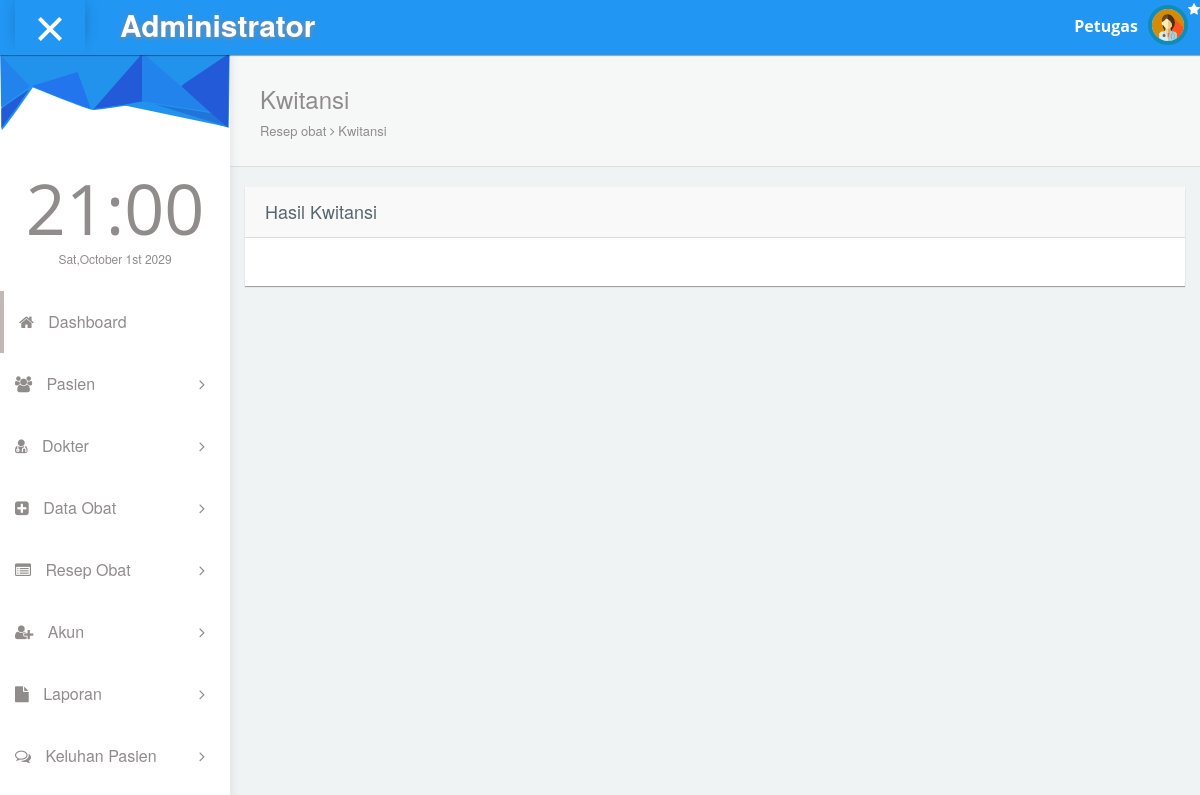
/administrator/pegawai/hasil_kwitansi.php?nama_pasien=maulana, run on an earlier commit of the app's database.
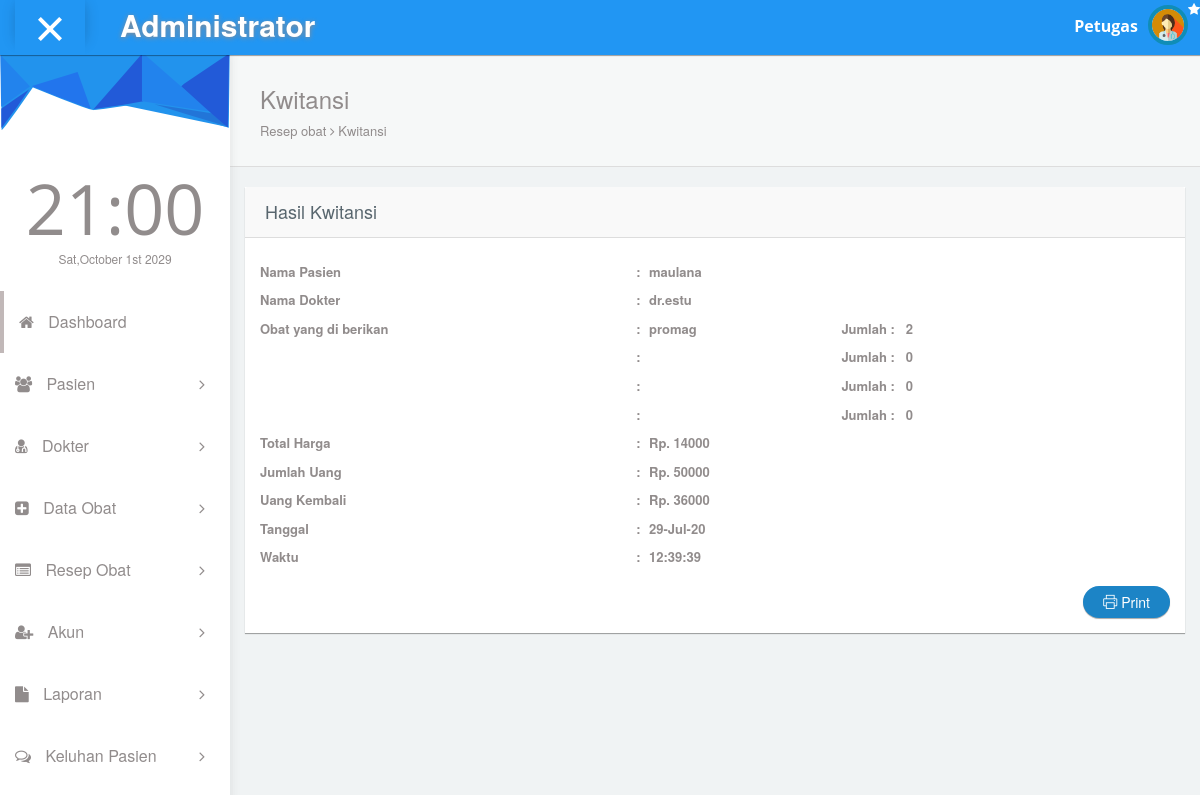
And on a later commit of the database.
### tables this page shows
CREATE TABLE `kwitansi` (
  `id_kwitansi` int(10) NOT NULL,
  `nama_pasien` varchar(20) NOT NULL,
  `nama_dokter` varchar(20) NOT NULL,
  `obat1` varchar(30) NOT NULL,
  `harga1` int(5) NOT NULL,
  `jumlah1` int(3) NOT NULL,
  `obat2` varchar(30) DEFAULT NULL,
  `harga2` int(5) DEFAULT NULL,
  `jumlah2` int(3) DEFAULT NULL,
  `obat3` varchar(30) DEFAULT NULL,
  `harga3` int(5) DEFAULT NULL,
  `jumlah3` int(3) DEFAULT NULL,
  `obat4` varchar(30) DEFAULT NULL,
  `harga4` int(5) DEFAULT NULL,
  `jumlah4` int(3) DEFAULT NULL,
  `jumlah_uang` int(5) NOT NULL,
  `tanggal` varchar(12) NOT NULL,
  `waktu` varchar(10) NOT NULL
);

### administrator/pegawai/hasil_kwitansi.php (the view, shortened to what this page needs)
<!DOCTYPE html>
<html lang="en">
<?php include 'page/head.php'; ?>
<body id="mimin" class="dashboard">
  <?php include 'page/head-nav.php'; ?>
  <div class="container-fluid mimin-wrapper">
    <?php include 'page/left-menu.php'; ?>
    <div id="content">
      <div class="panel box-shadow-none content-header">
        <div class="panel-body">
          <div class="col-md-12">
            <h3 class="animated fadeInLeft">Kwitansi</h3>
            <p class="animated fadeInDown">
             Resep obat <span class="fa-angle-right fa"></span> Kwitansi
           </p>
         </div>
       </div>
     </div>
     <form action="#" method="post">
      <div class="form-element">
        <div class="col-md-12 padding-0">
          <div class="col-md-12">
            <div class="col-md-12 panel">
              <div class="col-md-12 panel-heading">
                <h4>Hasil Kwitansi</h4>
              </div>
              <div class="col-md-12 panel-body">
                <?php
                include 'koneksi.php';
                $nama_pasien = $_GET['nama_pasien'];
                $data = mysqli_query($koneksi,"SELECT * FROM Kwitansi Where nama_pasien ='$nama_pasien' ");
                while($d = mysqli_fetch_array($data)){
                  ?>
                  <table >
                    <tr>
                      <th>Nama Pasien</th>
                      <th>:</th>
                      <th><?php echo $d['nama_pasien']; ?></th>
                    </tr>
                    <tr>
                      <th>Nama Dokter</th>
                      <th>:</th>
                      <th><?php echo $d['nama_dokter']; ?></th>
                    </tr>
                    <tr>
                      <th>Obat yang di berikan</th>
                      <th>:</th>
                      <th><?php echo $d['obat1']; ?><th> &nbsp; &nbsp; Jumlah : &nbsp; <?php echo $d['jumlah1']; ?></th></th>
                    </tr>
                     <tr>
                      <th></th>
                      <th>:</th>
                      <th><?php echo $d['obat2']; ?> <th> &nbsp; &nbsp; Jumlah : &nbsp; <?php echo $d['jumlah2']; ?></th></th>
                    </tr>
                    <tr>
                      <th></th>
                      <th>:</th>
                      <th><?php echo $d['obat3']; ?> <th> &nbsp; &nbsp; Jumlah : &nbsp; <?php echo $d['jumlah3']; ?></th></th>
                    </tr>
                    <tr>
                      <th></th>
                      <th>:</th>
                      <th><?php echo $d['obat4']; ?> <th> &nbsp; &nbsp; Jumlah : &nbsp; <?php echo $d['jumlah4']; ?></th></th>
                    </tr>
                     <tr>
                      <th>Total Harga</th>
                      <th>:</th>
                      <th>
                      <?php
                        $total  = ($d['harga1'] * $d['jumlah1'])+($d['harga2'] * $d['jumlah2'])+($d['harga3'] * $d['jumlah3'])+($d['harga4'] * $d['jumlah4']);
                         ?>
                         Rp.
                         <?php
                           echo $total;
                         ?>
                      </th>
                    </tr>
                    <tr>
                      <th>Jumlah Uang</th>
                      <th>:</th>
                      <th>Rp. <?php echo $d['jumlah_uang']; ?></th>
                    </tr>
                    <tr>
                      <th>Uang Kembali</th>
                      <th>:</th>
                       <?php
                        $total  = ($d['harga1'] * $d['jumlah1'])+($d['harga2'] * $d['jumlah2'])+($d['harga3'] * $d['jumlah3'])+($d['harga4'] * $d['jumlah4']);
                       $kemabalian = $d['jumlah_uang'] - $total ;
                         ?>
                      <th>Rp. <?php echo $kemabalian ; ?></th>
                    </tr>
                    <tr>
                      <th>Tanggal</th>
                      <th>:</th>
                      <th><?php echo date('d-M-y'); ?></th>
                    </tr>
                    <tr>
                      <th>Waktu</th>
                      <th>:</th>
                      <th><?php echo date("h:i:s"); ?></th>
                    </tr>
                  </table>
                  <?php }
                  ?>
                  <br>
            <?php
                include 'koneksi.php';
                $nama_pasien = $_GET['nama_pasien'];
                $data = mysqli_query($koneksi,"Select * FROM Kwitansi Where nama_pasien = '$nama_pasien'");
                     while($d = mysqli_fetch_array($data)){
                      ?>
                  <a href="cetak-kwitansi.php?nama_pasien=<?php echo $d['nama_pasien']?>" class="btn btn-primary btn-round"  style="float: right;"><span class="icons icon-printer"></span> Print</a>
                  <?php
                  }?>
                </div>
              </div>
            </div>
          </div>
        </form>
      </div>
</div>
</body>
</html>

What changed in the data, as far as the page shows it:
added kwitansi: nama_pasien "maulana", nama_dokter "dr.estu", obat1 "promag", jumlah1 "2", jumlah2 "0", jumlah3 "0", jumlah4 "0", total "14000", jumlah_uang "50000", kemabalian "36000"
